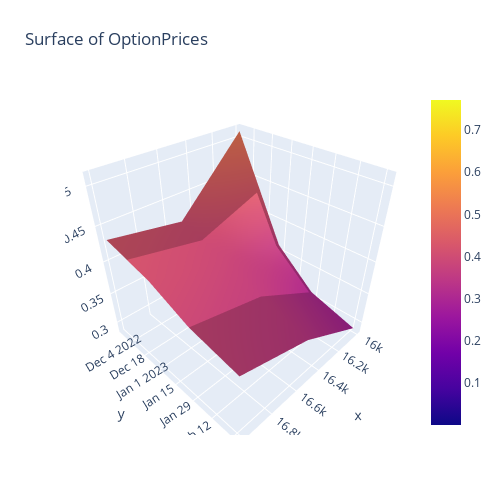

The notebook cell this image was saved under:
### Code cell
def plot_function_surface(z_data):
    import plotly.graph_objects as go
    z = z_data.values
    x, y = z_data.index, z_data.columns
    fig = go.Figure(data=[go.Surface(z=z, x=x, y=y)])
    fig.update_layout(title='Surface of OptionPrices', autosize=False,
                      width=500, height=500,
                      margin=dict(l=65, r=50, b=65, t=90))
    fig.show()
plot_function_surface(surface)

### Figure 1 — Plotly figure (JSON) as saved in the notebook; plotly's stock layout.template omitted (floating-point values rounded to 4 significant figures; data arrays with more than 128 entries replaced by an {"elided": "..."} marker saying what was removed)
{"data": [{"x": [5000.0, 8000.0, 10000.0, 11000.0, 12000.0, 13000.0, 14000.0, 15000.0, 16000.0, 16500.0, 17000.0, 17500.0, 18000.0, 18500.0, 19000.0, 19500.0, 19750.0, 20000.0, 20250.0, 20500.0, 20750.0, 21000.0, 21250.0, 21500.0, 22000.0, 22500.0, 23000.0, 24000.0, 25000.0, 26000.0, 27000.0, 28000.0, 29000.0, 30000.0, 31000.0, 32000.0, 33000.0, 34000.0, 35000.0, 36000.0, 38000.0, 40000.0, 42000.0, 45000.0, 50000.0, 55000.0, 60000.0, 65000.0, 70000.0, 80000.0, 90000.0, 100000.0, 120000.0, 140000.0, 150000.0, 200000.0, 250000.0, 300000.0], "y": ["2022-11-02T00:00:00", "2022-11-03T00:00:00", "2022-11-04T00:00:00", "2022-11-11T00:00:00", "2022-11-18T00:00:00", "2022-11-25T00:00:00", "2022-12-30T00:00:00", "2023-01-27T00:00:00", "2023-03-31T00:00:00", "2023-06-30T00:00:00", "2023-09-29T00:00:00"], "z": {"elided": "58x11 float values"}, "type": "surface"}], "layout": {"margin": {"l": 65, "r": 50, "b": 65, "t": 90}, "title": {"text": "Surface of OptionPrices"}, "autosize": false, "width": 500, "height": 500}}
